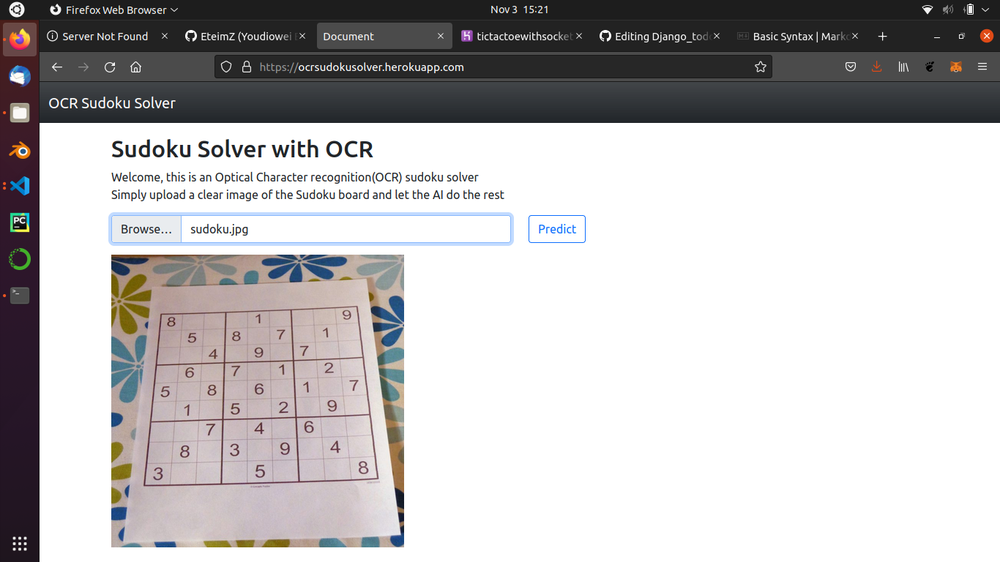
#> input picture img/index.png, 1000 x 562 px, shrunk from 1366 x 768 before the run; its folder holds only this picture in this run
$ python -i puzzle.py   (imports and definitions only)
#> lines starting #> are read from the running program, lines starting #| are printed output that depends on the picture; after the words box and inside, x2 and y2 are one past the last pixel; in counts of white or black regions, pixels touching at a corner belong together
#> further down, picture is the input picture: shape (562, 1000, 3); mean B, G, R 189.4, 188.6, 190.6
#!/usr/bin/env python3
# -*- coding: utf-8 -*-
"""
Created on Fri Jul 16 04:37:40 2021

@author: eteims
"""

# import the necessary packages
from imutils.perspective import four_point_transform
from skimage.segmentation import clear_border
import numpy as np
import imutils
from PIL import Image
import os
import cv2
import glob

def find_puzzle(image):
	# convert the image to grayscale and blur it slightly
	gray = cv2.cvtColor(image, cv2.COLOR_BGR2GRAY)
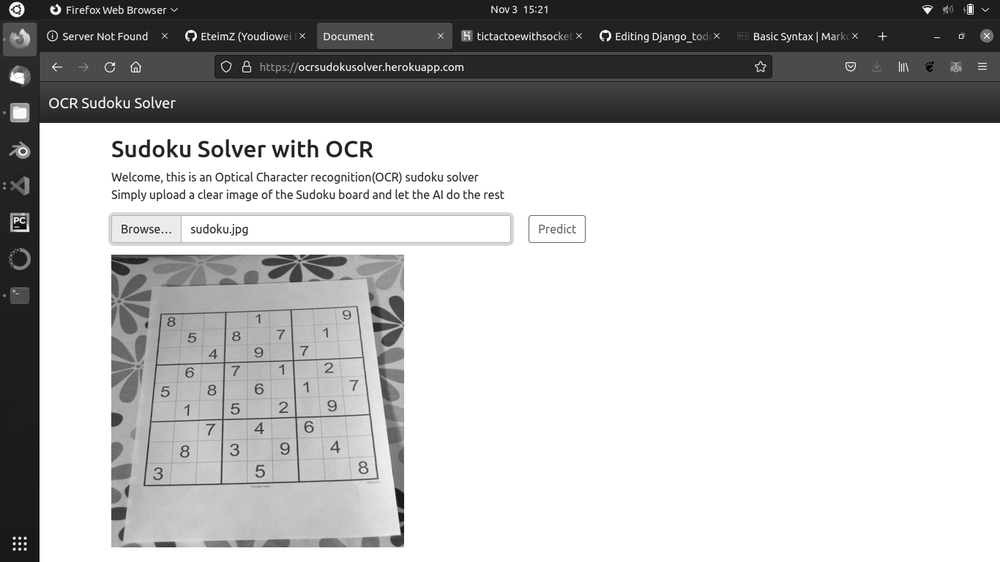
#> gray: shape (562, 1000); min 0, max 255, mean 189.3
	blurred = cv2.GaussianBlur(gray, (7, 7), 3)
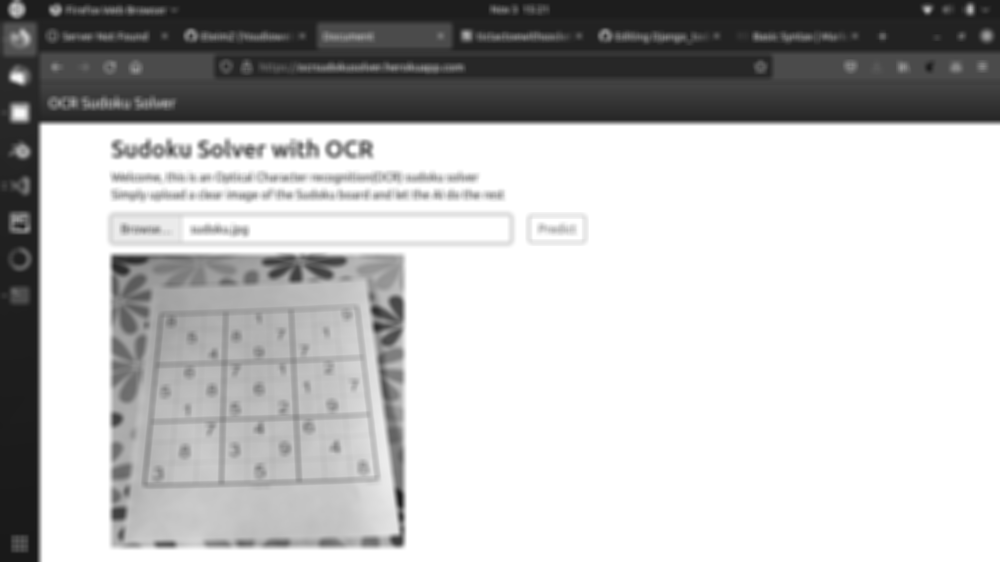
#> blurred: shape (562, 1000); min 23, max 255, mean 189.3

	# apply adaptive thresholding and then invert the threshold map
	thresh = cv2.adaptiveThreshold(blurred, 255,
		cv2.ADAPTIVE_THRESH_GAUSSIAN_C, cv2.THRESH_BINARY, 11, 2)
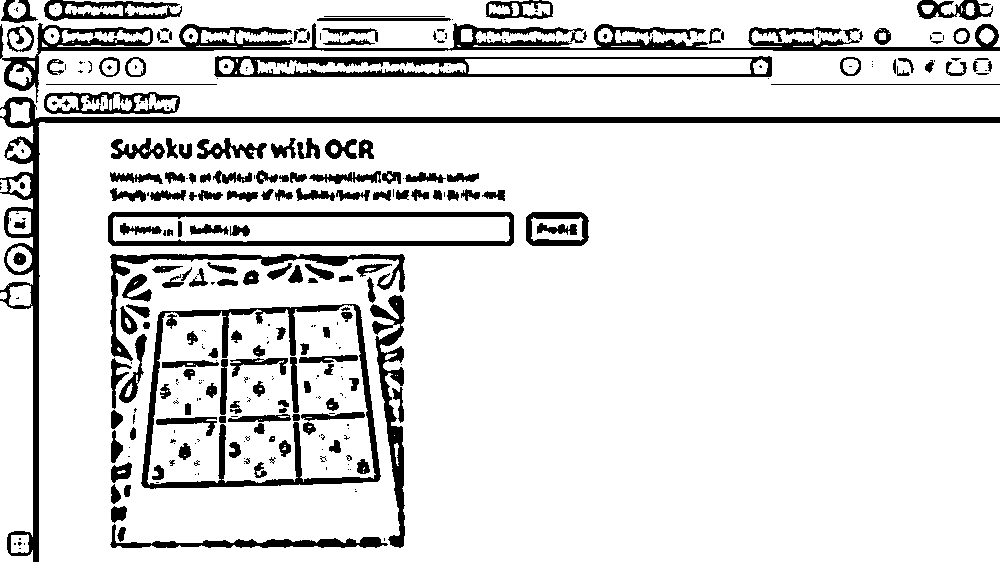
#> thresh: shape (562, 1000); 87.2% white; 318 black regions (150 under 20 px), largest, box (x1, y1, x2, y2) and area: (0, 97, 1000, 562) 10793, (0, 23, 1000, 103) 10003, (141, 304, 381, 489) 5559
	thresh = cv2.bitwise_not(thresh)
	# check to see if we are visualizing each step of the image
	# processing pipeline (in this case, thresholding)

	# Store and convert threshhold image
	imageConverter(thresh, "app/static/Threshold.png")
#> in imageConverter, `PIL_image = Image.fromarray(np.uint8(image)).convert('RGB')`: PIL_image: PIL image 1000x562 RGB; 12.8% white; 318 white regions (150 under 20 px)


	# find contours in the thresholded image and sort them by size in
	# descending order
	cnts = cv2.findContours(thresh.copy(), cv2.RETR_EXTERNAL,
		cv2.CHAIN_APPROX_SIMPLE)
#> cnts = 164 contours, 68 with area under 20; largest, box (x1, y1, x2, y2) and area: (141, 304, 381, 489) 38852, (108, 212, 514, 246) 13340, (0, 97, 1000, 562) 11826, (214, 56, 772, 77) 10588, (0, 23, 1000, 103) 10306
	cnts = imutils.grab_contours(cnts)
	cnts = sorted(cnts, key=cv2.contourArea, reverse=True)
	# initialize a contour that corresponds to the puzzle outline
	puzzleCnt = None
	# loop over the contours
	for c in cnts:
		# approximate the contour
		peri = cv2.arcLength(c, True)
		approx = cv2.approxPolyDP(c, 0.02 * peri, True)
		# if our approximated contour has four points, then we can
		# assume we have found the outline of the puzzle
		if len(approx) == 4:
			puzzleCnt = approx
			break
#> this loop made 1 pass
#> (peri, puzzleCnt) on pass 1: (812.1, [[359, 307], [160, 312], [142, 485], [377, 481]])

	# if the puzzle contour is empty then our script could not find
	# the outline of the Sudoku puzzle so raise an error
	if puzzleCnt is None:
		raise Exception(("Could not find Sudoku puzzle outline. "
			"Try debugging your thresholding and contour steps."))
	# check to see if we are visualizing the outline of the detected
	# Sudoku puzzle

	# draw the contour of the puzzle on the image and then display
	# it to our screen for visualization/debugging purposes
	output = image.copy()
	cv2.drawContours(output, [puzzleCnt], -1, (0, 255, 0), 2)
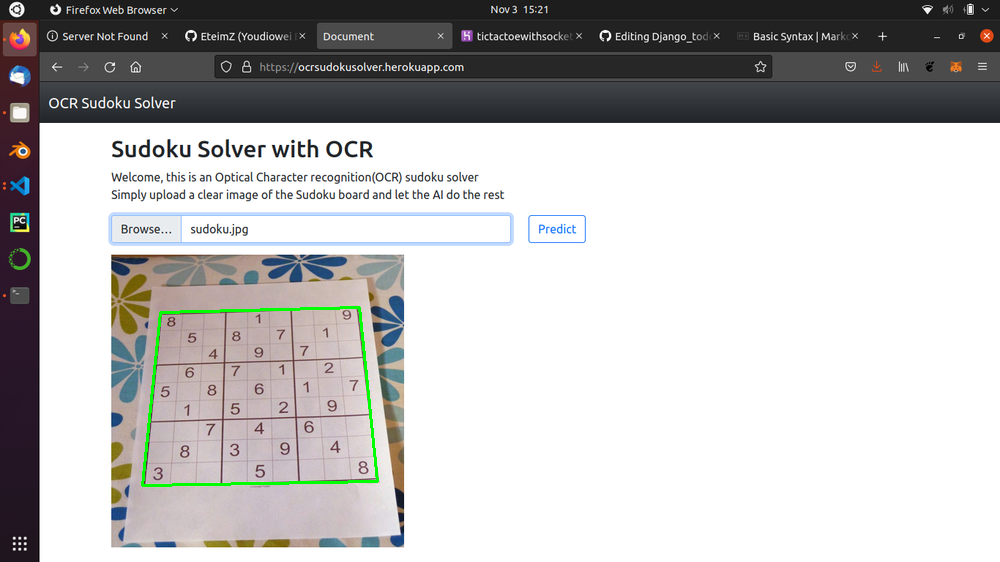
#> output: shape (562, 1000, 3); 0.42% of pixels changed, all inside (x1, y1, x2, y2) = (141, 306, 379, 487)
	imageConverter(output, "app/static/outline.png")


	# apply a four point perspective transform to both the original
	# image and grayscale image to obtain a top-down bird's eye view
	# of the puzzle
	puzzle = four_point_transform(image, puzzleCnt.reshape(4, 2))
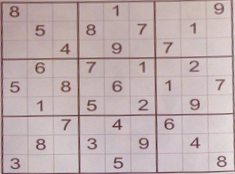
#> puzzle: shape (174, 235, 3); mean B, G, R 176, 174.9, 191.9
	warped = four_point_transform(gray, puzzleCnt.reshape(4, 2))
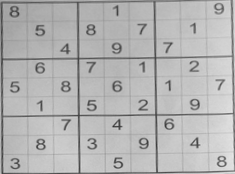
#> warped: shape (174, 235); min 50, max 232, mean 180.1
	# check to see if we are visualizing the perspective transform

	imageConverter(puzzle, "app/static/transform.png")

	# return a 2-tuple of puzzle in both RGB and grayscale
	return (puzzle, warped)

# [43 lines left out: function extract_digit, not called in this run]

# Function to convert image and save iamge
def imageConverter(image, path):
	if os.path.exists(path):
		os.remove(path)
	PIL_image = Image.fromarray(np.uint8(image)).convert('RGB')
	PIL_image.save(path)

# Function to delete all images in digits
# [10 lines left out: function deleteDigit, not called in this run]

>>> import cv2
>>> picture = cv2.imread('../img/index.png')
>>> result = find_puzzle(picture)
